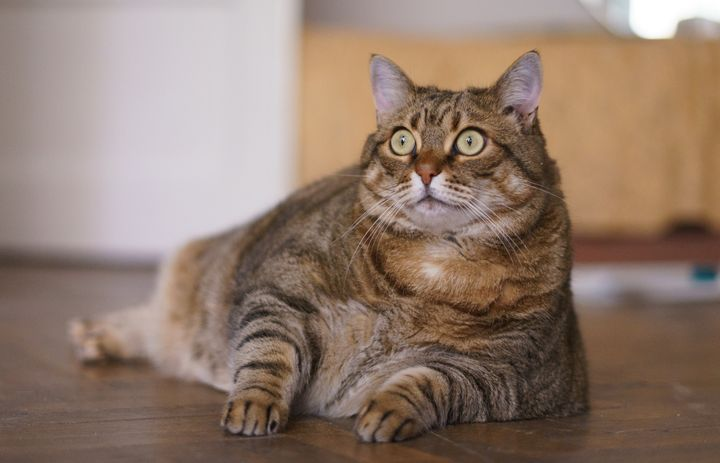
#> input picture cat.png, 720 x 463 px
$ python image.py
#> lines starting #> are read from the running program, lines starting #| are printed output that depends on the picture; after the words box and inside, x2 and y2 are one past the last pixel; in counts of white or black regions, pixels touching at a corner belong together
import cv2
import numpy as np
from matplotlib import pyplot as plt
plt.figure(figsize=(16, 16))

# Convert image to grayscale
img_gs = cv2.imread('cat.png', cv2.IMREAD_GRAYSCALE)
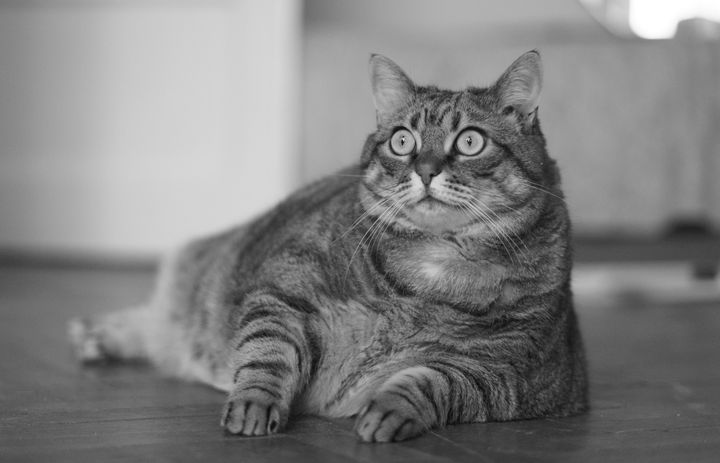
#> img_gs: shape (463, 720); min 0, max 255, mean 127.7

print("Image Properties")
print("- Number of Pixels: " + str(img_gs.size))
#| - Number of Pixels: 333360
print("- Shape/Dimensions: " + str(img_gs.shape))
#| - Shape/Dimensions: (463, 720)

cv2.imwrite('gs.jpg', img_gs)

# Apply canny edge detector algorithm on the image to find edges
edges = cv2.Canny(img_gs, 100,200)
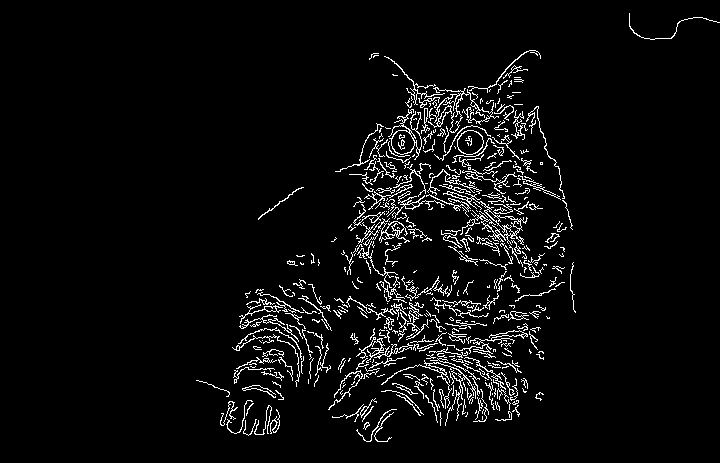
#> edges: shape (463, 720); 4.6% white in thin lines or dots, all inside (x1, y1, x2, y2) = (196, 13, 720, 442)

# Plot the original image against the edges
plt.subplot(121), plt.imshow(img_gs)
plt.title('Original Gray Scale Image')
plt.subplot(122), plt.imshow(edges)
plt.title('Edge Image')

# Display the two images
plt.show()
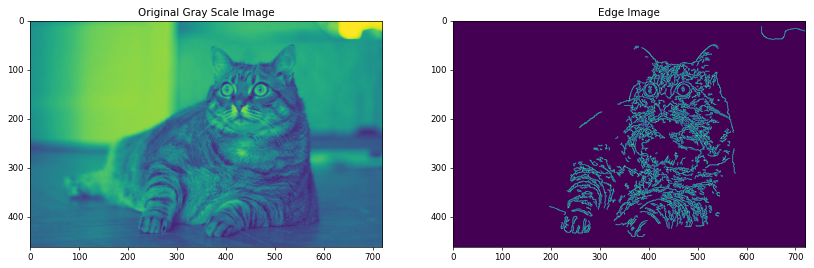
#> figure drawn by matplotlib, 2 panels

$ run again, with fingerprint.jpg saved as cat.png
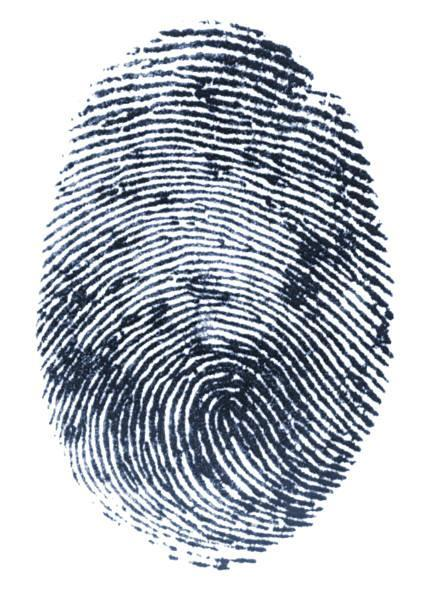
#> input picture fingerprint.jpg, 430 x 600 px
#| - Number of Pixels: 258000
#| - Shape/Dimensions: (600, 430)
#> `edges = cv2.Canny(img_gs, 100,200)`:
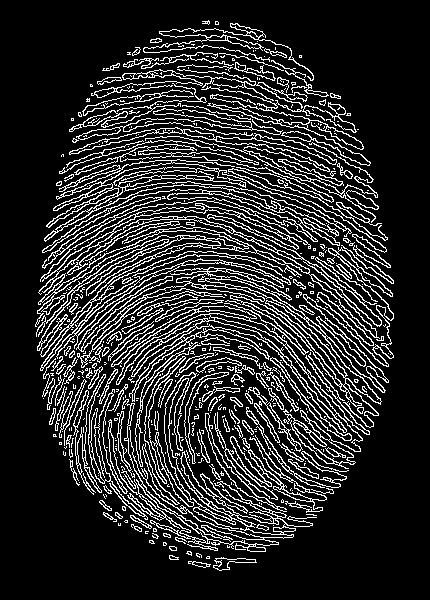
#> edges: shape (600, 430); 16.5% white in thin lines or dots, all inside (x1, y1, x2, y2) = (35, 20, 394, 571)
#> `plt.show()`:
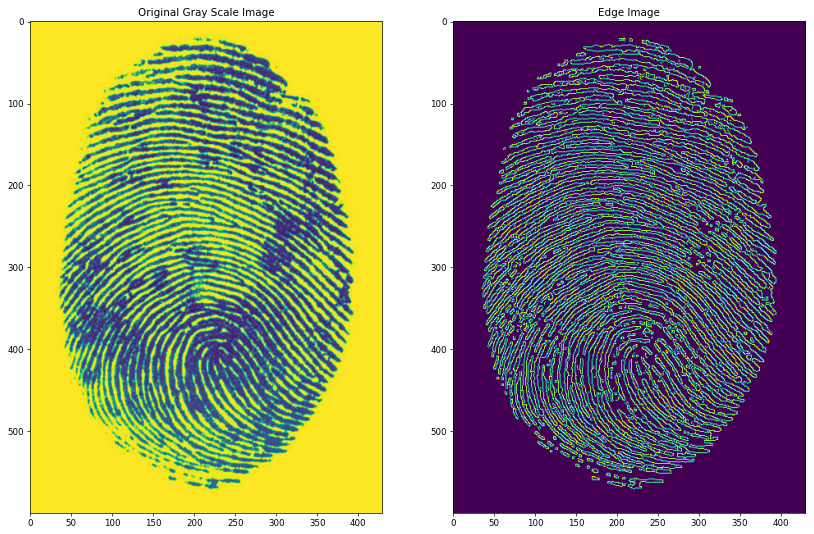
#> figure drawn by matplotlib, 2 panels
